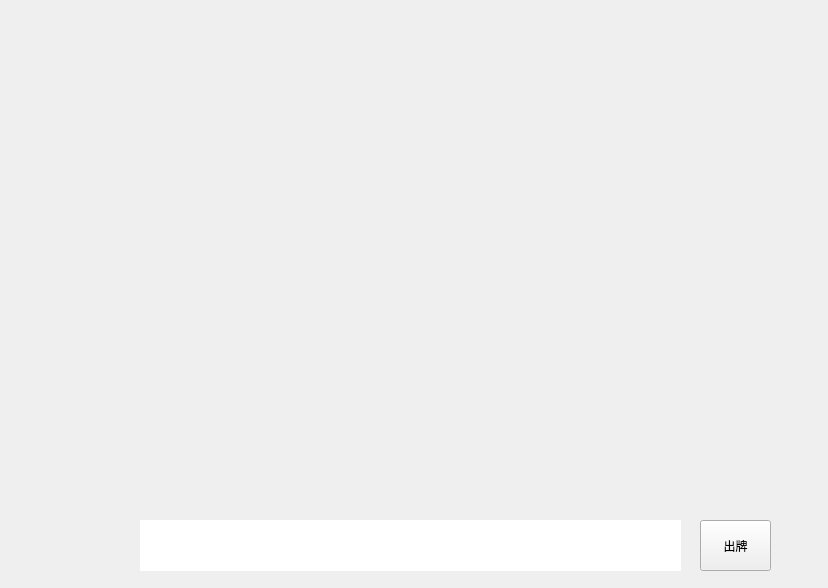
<?xml version="1.0" encoding="UTF-8"?>
<ui version="4.0">
 <class>Form</class>
 <widget class="QWidget" name="Form">
  <property name="geometry">
   <rect>
    <x>0</x>
    <y>0</y>
    <width>828</width>
    <height>588</height>
   </rect>
  </property>
  <property name="windowTitle">
   <string>Form</string>
  </property>
  <widget class="QLabel" name="label">
   <property name="geometry">
    <rect>
     <x>1</x>
     <y>-6</y>
     <width>831</width>
     <height>601</height>
    </rect>
   </property>
   <property name="text">
    <string/>
   </property>
   <property name="pixmap">
    <pixmap resource="../python/fjsss/dqzj.qrc">:/newPrefix/出牌界面s.jpg</pixmap>
   </property>
  </widget>
  <widget class="QLabel" name="label_2">
   <property name="geometry">
    <rect>
     <x>140</x>
     <y>520</y>
     <width>541</width>
     <height>51</height>
    </rect>
   </property>
   <property name="styleSheet">
    <string notr="true">font: 9pt &quot;Adobe 黑体 Std R&quot;;
background-color: rgb(255, 255, 255);
</string>
   </property>
   <property name="text">
    <string/>
   </property>
  </widget>
  <widget class="QPushButton" name="cpan">
   <property name="geometry">
    <rect>
     <x>700</x>
     <y>520</y>
     <width>71</width>
     <height>51</height>
    </rect>
   </property>
   <property name="text">
    <string>出牌</string>
   </property>
  </widget>
 </widget>
 <resources>
  <include location="../python/fjsss/dqzj.qrc"/>
 </resources>
 <connections/>
</ui>
